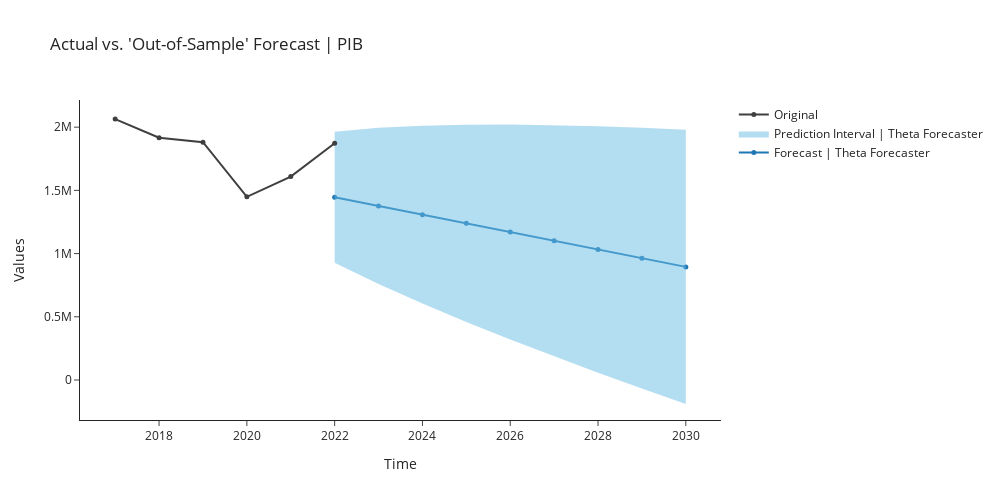

Notebook source saved alongside this figure:
### Markdown cell above
#### theta   Theta Forecaster

### Code cell
theta = exp.create_model('theta')
exp.plot_model(plot = 'decomp', 
               data_kwargs = {'type' : 'multiplicative'},
               fig_kwargs = {"height":500,"width":1000,"template": "simple_white","hoverinfo":"none","big_data_threshold":10})
exp.plot_model(estimator = theta, 
               plot = 'forecast', 
               data_kwargs = {'fh' : 9},
               fig_kwargs = {"height":500,"width":1000,"template": "simple_white","hoverinfo":"none","big_data_threshold":10})
exp.predict_model(theta, fh = 9)

### Figure 1 — Plotly figure (JSON) as saved in the notebook; plotly's stock layout.template omitted (floating-point values rounded to 4 significant figures)
{"data": [{"line": {"color": "#1f77b4"}, "marker": {"size": 5}, "mode": "lines+markers", "name": "Forecast | Theta Forecaster", "showlegend": true, "type": "scatter", "x": [2022, 2023, 2024, 2025, 2026, 2027, 2028, 2029, 2030], "y": [1446000.0, 1377000.0, 1308000.0, 1239000.0, 1170000.0, 1101000.0, 1033000.0, 963700.0, 894800.0]}, {"line": {"width": 0}, "marker": {"color": "#68BBE3"}, "mode": "lines", "name": "Lower Interval", "showlegend": false, "type": "scatter", "x": [2022, 2023, 2024, 2025, 2026, 2027, 2028, 2029, 2030], "y": [928000.0, 759100.0, 604400.0, 459000.0, 320500.0, 187300.0, 58270.0, -67220.0, -189800.0]}, {"fill": "tonexty", "fillcolor": "rgba(104,187,227,0.5)", "line": {"width": 0}, "marker": {"color": "#68BBE3"}, "mode": "lines", "name": "Prediction Interval | Theta Forecaster", "showlegend": true, "type": "scatter", "x": [2022, 2023, 2024, 2025, 2026, 2027, 2028, 2029, 2030], "y": [1964000.0, 1995000.0, 2012000.0, 2019000.0, 2020000.0, 2016000.0, 2007000.0, 1995000.0, 1979000.0]}, {"marker": {"color": "#3f3f3f", "size": 5}, "mode": "lines+markers", "name": "Original", "showlegend": true, "type": "scatter", "x": [2017, 2018, 2019, 2020, 2021, 2022], "y": [2064000.0, 1917000.0, 1881000.0, 1449000.0, 1609000.0, 1873000.0]}], "layout": {"autosize": false, "height": 500, "showlegend": true, "title": {"text": "Actual vs. 'Out-of-Sample' Forecast | PIB"}, "width": 1000, "xaxis": {"title": {"text": "Time"}}, "yaxis": {"title": {"text": "Values"}}}}
